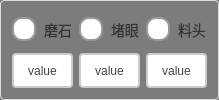
      <widget class="QGroupBox" name="groupBox_13">
       <property name="styleSheet">
        <string notr="true">QGroupBox {
    border: 1px solid #DDD;
    border-radius: 4px;
    font: bold 14px;
    color: #666;
    background-color: rgb(124, 124, 124);
}

QGroupBox::title {
    subcontrol-origin: margin;
    subcontrol-position: top left;
    left: 10px;
    padding: 0 5px;
}</string>
       </property>
       <property name="title">
        <string/>
       </property>
       <layout class="QHBoxLayout" name="horizontalLayout_3">
        <item>
         <layout class="QVBoxLayout" name="verticalLayout_15">
          <item>
           <widget class="QRadioButton" name="rbtn_grindStoneEnable">
            <property name="sizePolicy">
             <sizepolicy hsizetype="Minimum" vsizetype="Minimum">
              <horstretch>0</horstretch>
              <verstretch>0</verstretch>
             </sizepolicy>
            </property>
            <property name="styleSheet">
             <string notr="true">QRadioButton {
    spacing: 8px;
    font-size: 14px;
    color: #333;  /* 保持原始文字颜色 */
}

/* 未选中状态 */
QRadioButton::indicator {
    width: 20px;
    height: 20px;
    border-radius: 10px;
    border: 2px solid #999;
    background: #ffffff;
}

/* 悬停效果 */
QRadioButton::indicator:hover {
    border: 2px solid #666;
}

/* 选中状态 */
QRadioButton::indicator:checked {
    border: 2px solid #FF6B00;  /* 橙色边框 */
}

/* 选中时的内圆 */
QRadioButton::indicator:checked {
    background-color: qradialgradient(
        cx:0.5, cy:0.5,
        radius:0.4,
        fx:0.5, fy:0.5,
        stop:0 #FF6B00,  /* 主橙色 */
        stop:1 transparent
    );
}

/* 禁用状态 */
QRadioButton:::disabled {
    border: 2px solid #ccc;
    background: #eee;
}

/* 点击动画效果 */
QRadioButton::indicator:pressed {
    border: 2px solid #CC5500;  /* 深橙色边框 */
    background-color: qradialgradient(
        cx:0.5, cy:0.5,
        radius:0.5,
        fx:0.5, fy:0.5,
        stop:0 #FFD8B3,  /* 浅橙色渐变 */
        stop:1 transparent
    );
}</string>
            </property>
            <property name="text">
             <string>磨石</string>
            </property>
           </widget>
          </item>
          <item>
           <widget class="QPushButton" name="pbtn_grindStoneScore">
            <property name="sizePolicy">
             <sizepolicy hsizetype="Minimum" vsizetype="Minimum">
              <horstretch>0</horstretch>
              <verstretch>0</verstretch>
             </sizepolicy>
            </property>
            <property name="styleSheet">
             <string notr="true">QPushButton {
    padding: 6px 14px;
    border: 2px solid #CCC;
    border-radius: 4px;
    background-color: white;
    color: #444;
}

QPushButton:hover {
    border-color: #999;
    background-color: #F5F5F5;
}

QPushButton:pressed {
    border-color: #777;
    background-color: #EEE;
}</string>
            </property>
            <property name="text">
             <string>value</string>
            </property>
           </widget>
          </item>
         </layout>
        </item>
        <item>
         <layout class="QVBoxLayout" name="verticalLayout_16">
          <item>
           <widget class="QRadioButton" name="rbtn_blockEyeEnable">
            <property name="sizePolicy">
             <sizepolicy hsizetype="Minimum" vsizetype="Minimum">
              <horstretch>0</horstretch>
              <verstretch>0</verstretch>
             </sizepolicy>
            </property>
            <property name="styleSheet">
             <string notr="true">QRadioButton {
    spacing: 8px;
    font-size: 14px;
    color: #333;  /* 保持原始文字颜色 */
}

/* 未选中状态 */
QRadioButton::indicator {
    width: 20px;
    height: 20px;
    border-radius: 10px;
    border: 2px solid #999;
    background: #ffffff;
}

/* 悬停效果 */
QRadioButton::indicator:hover {
    border: 2px solid #666;
}

/* 选中状态 */
QRadioButton::indicator:checked {
    border: 2px solid #FF6B00;  /* 橙色边框 */
}

/* 选中时的内圆 */
QRadioButton::indicator:checked {
    background-color: qradialgradient(
        cx:0.5, cy:0.5,
        radius:0.4,
        fx:0.5, fy:0.5,
        stop:0 #FF6B00,  /* 主橙色 */
        stop:1 transparent
    );
}

/* 禁用状态 */
QRadioButton:::disabled {
    border: 2px solid #ccc;
    background: #eee;
}

/* 点击动画效果 */
QRadioButton::indicator:pressed {
    border: 2px solid #CC5500;  /* 深橙色边框 */
    background-color: qradialgradient(
        cx:0.5, cy:0.5,
        radius:0.5,
        fx:0.5, fy:0.5,
        stop:0 #FFD8B3,  /* 浅橙色渐变 */
        stop:1 transparent
    );
}</string>
            </property>
            <property name="text">
             <string>堵眼</string>
            </property>
           </widget>
          </item>
          <item>
           <widget class="QPushButton" name="pbtn_blockEyeScore">
            <property name="sizePolicy">
             <sizepolicy hsizetype="Minimum" vsizetype="Minimum">
              <horstretch>0</horstretch>
              <verstretch>0</verstretch>
             </sizepolicy>
            </property>
            <property name="styleSheet">
             <string notr="true">QPushButton {
    padding: 6px 14px;
    border: 2px solid #CCC;
    border-radius: 4px;
    background-color: white;
    color: #444;
}

QPushButton:hover {
    border-color: #999;
    background-color: #F5F5F5;
}

QPushButton:pressed {
    border-color: #777;
    background-color: #EEE;
}</string>
            </property>
            <property name="text">
             <string>value</string>
            </property>
           </widget>
          </item>
         </layout>
        </item>
        <item>
         <layout class="QVBoxLayout" name="verticalLayout_18">
          <item>
           <widget class="QRadioButton" name="rbtn_materialHeadEnable">
            <property name="sizePolicy">
             <sizepolicy hsizetype="Minimum" vsizetype="Minimum">
              <horstretch>0</horstretch>
              <verstretch>0</verstretch>
             </sizepolicy>
            </property>
            <property name="styleSheet">
             <string notr="true">QRadioButton {
    spacing: 8px;
    font-size: 14px;
    color: #333;  /* 保持原始文字颜色 */
}

/* 未选中状态 */
QRadioButton::indicator {
    width: 20px;
    height: 20px;
    border-radius: 10px;
    border: 2px solid #999;
    background: #ffffff;
}

/* 悬停效果 */
QRadioButton::indicator:hover {
    border: 2px solid #666;
}

/* 选中状态 */
QRadioButton::indicator:checked {
    border: 2px solid #FF6B00;  /* 橙色边框 */
}

/* 选中时的内圆 */
QRadioButton::indicator:checked {
    background-color: qradialgradient(
        cx:0.5, cy:0.5,
        radius:0.4,
        fx:0.5, fy:0.5,
        stop:0 #FF6B00,  /* 主橙色 */
        stop:1 transparent
    );
}

/* 禁用状态 */
QRadioButton:::disabled {
    border: 2px solid #ccc;
    background: #eee;
}

/* 点击动画效果 */
QRadioButton::indicator:pressed {
    border: 2px solid #CC5500;  /* 深橙色边框 */
    background-color: qradialgradient(
        cx:0.5, cy:0.5,
        radius:0.5,
        fx:0.5, fy:0.5,
        stop:0 #FFD8B3,  /* 浅橙色渐变 */
        stop:1 transparent
    );
}</string>
            </property>
            <property name="text">
             <string>料头</string>
            </property>
           </widget>
          </item>
          <item>
           <widget class="QPushButton" name="pbtn_materialHeadScore">
            <property name="sizePolicy">
             <sizepolicy hsizetype="Minimum" vsizetype="Minimum">
              <horstretch>0</horstretch>
              <verstretch>0</verstretch>
             </sizepolicy>
            </property>
            <property name="styleSheet">
             <string notr="true">QPushButton {
    padding: 6px 14px;
    border: 2px solid #CCC;
    border-radius: 4px;
    background-color: white;
    color: #444;
}

QPushButton:hover {
    border-color: #999;
    background-color: #F5F5F5;
}

QPushButton:pressed {
    border-color: #777;
    background-color: #EEE;
}</string>
            </property>
            <property name="text">
             <string>value</string>
            </property>
           </widget>
          </item>
         </layout>
        </item>
       </layout>
      </widget>
